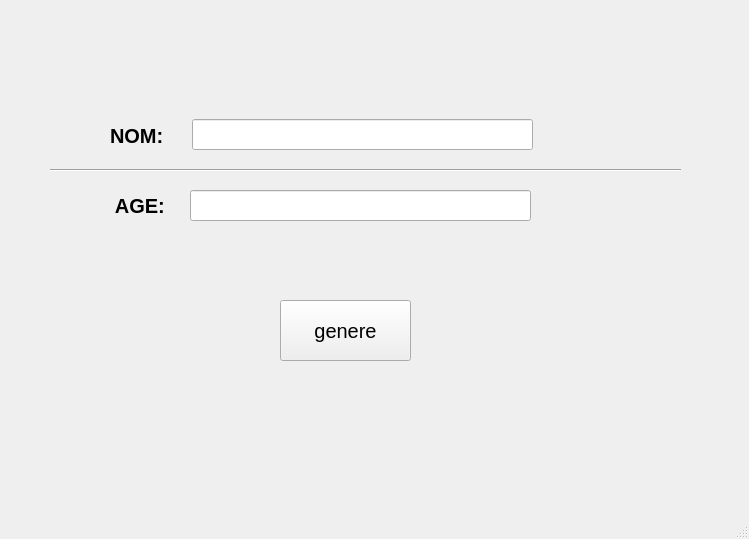
<?xml version="1.0" encoding="UTF-8"?>
<ui version="4.0">
 <class>MainWindow</class>
 <widget class="QMainWindow" name="MainWindow">
  <property name="geometry">
   <rect>
    <x>0</x>
    <y>0</y>
    <width>749</width>
    <height>539</height>
   </rect>
  </property>
  <property name="windowTitle">
   <string>MainWindow</string>
  </property>
  <widget class="QWidget" name="centralwidget">
   <widget class="QLabel" name="label_2">
    <property name="geometry">
     <rect>
      <x>110</x>
      <y>190</y>
      <width>231</width>
      <height>31</height>
     </rect>
    </property>
    <property name="font">
     <font>
      <pointsize>15</pointsize>
      <weight>75</weight>
      <bold>true</bold>
     </font>
    </property>
    <property name="text">
     <string> AGE: </string>
    </property>
   </widget>
   <widget class="QLabel" name="label">
    <property name="geometry">
     <rect>
      <x>110</x>
      <y>120</y>
      <width>81</width>
      <height>31</height>
     </rect>
    </property>
    <property name="font">
     <font>
      <pointsize>15</pointsize>
      <weight>75</weight>
      <bold>true</bold>
     </font>
    </property>
    <property name="text">
     <string>NOM: </string>
    </property>
   </widget>
   <widget class="QLineEdit" name="nom">
    <property name="geometry">
     <rect>
      <x>192</x>
      <y>119</y>
      <width>341</width>
      <height>31</height>
     </rect>
    </property>
    <property name="font">
     <font>
      <pointsize>15</pointsize>
     </font>
    </property>
   </widget>
   <widget class="QLineEdit" name="age">
    <property name="geometry">
     <rect>
      <x>190</x>
      <y>190</y>
      <width>341</width>
      <height>31</height>
     </rect>
    </property>
    <property name="font">
     <font>
      <pointsize>15</pointsize>
     </font>
    </property>
   </widget>
   <widget class="Line" name="line">
    <property name="geometry">
     <rect>
      <x>50</x>
      <y>155</y>
      <width>631</width>
      <height>31</height>
     </rect>
    </property>
    <property name="orientation">
     <enum>Qt::Horizontal</enum>
    </property>
   </widget>
   <widget class="QPushButton" name="cree">
    <property name="geometry">
     <rect>
      <x>280</x>
      <y>300</y>
      <width>131</width>
      <height>61</height>
     </rect>
    </property>
    <property name="font">
     <font>
      <pointsize>15</pointsize>
     </font>
    </property>
    <property name="text">
     <string>genere</string>
    </property>
   </widget>
  </widget>
  <widget class="QMenuBar" name="menubar">
   <property name="geometry">
    <rect>
     <x>0</x>
     <y>0</y>
     <width>749</width>
     <height>21</height>
    </rect>
   </property>
  </widget>
  <widget class="QStatusBar" name="statusbar"/>
 </widget>
 <resources/>
 <connections/>
</ui>
